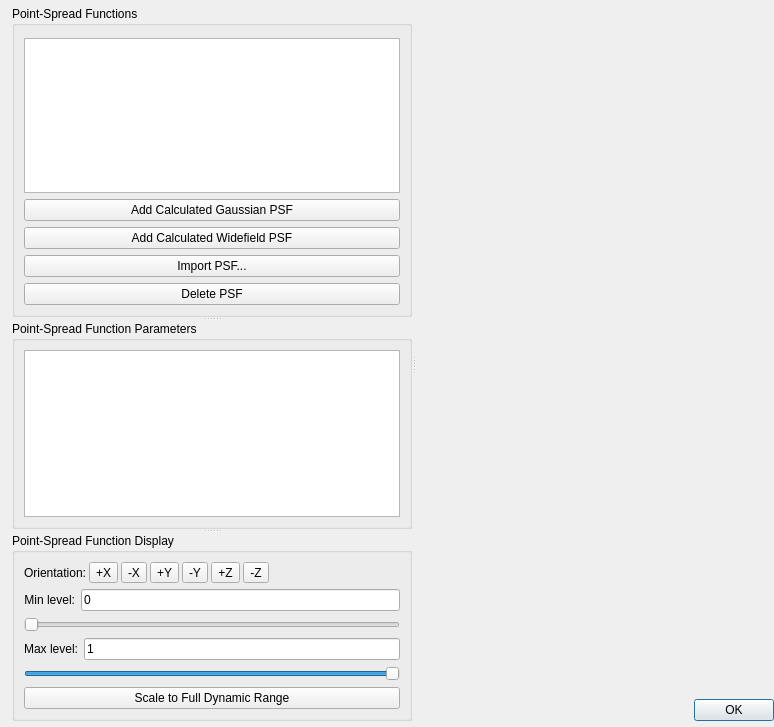
<?xml version="1.0" encoding="UTF-8"?>
<ui version="4.0">
 <class>PSFEditorDialog</class>
 <widget class="QDialog" name="PSFEditorDialog">
  <property name="geometry">
   <rect>
    <x>0</x>
    <y>0</y>
    <width>774</width>
    <height>727</height>
   </rect>
  </property>
  <property name="windowTitle">
   <string>Point-Spread Function Editor</string>
  </property>
  <layout class="QVBoxLayout" name="verticalLayout_5">
   <property name="leftMargin">
    <number>12</number>
   </property>
   <property name="topMargin">
    <number>6</number>
   </property>
   <property name="rightMargin">
    <number>0</number>
   </property>
   <property name="bottomMargin">
    <number>6</number>
   </property>
   <item>
    <widget class="QSplitter" name="gui_WindowSplitter">
     <property name="orientation">
      <enum>Qt::Horizontal</enum>
     </property>
     <widget class="QWidget" name="gui_ControlPanel" native="true">
      <property name="sizePolicy">
       <sizepolicy hsizetype="Minimum" vsizetype="Preferred">
        <horstretch>0</horstretch>
        <verstretch>0</verstretch>
       </sizepolicy>
      </property>
      <property name="maximumSize">
       <size>
        <width>400</width>
        <height>16777215</height>
       </size>
      </property>
      <layout class="QVBoxLayout" name="verticalLayout_2">
       <property name="margin">
        <number>0</number>
       </property>
       <item>
        <widget class="QSplitter" name="gui_ControlPanelSplitter">
         <property name="orientation">
          <enum>Qt::Vertical</enum>
         </property>
         <widget class="QGroupBox" name="gui_PSFListGroupBox">
          <property name="maximumSize">
           <size>
            <width>400</width>
            <height>16777215</height>
           </size>
          </property>
          <property name="title">
           <string>Point-Spread Functions</string>
          </property>
          <layout class="QVBoxLayout" name="verticalLayout_3">
           <property name="spacing">
            <number>-1</number>
           </property>
           <property name="topMargin">
            <number>12</number>
           </property>
           <item>
            <widget class="QListView" name="gui_PSFListView"/>
           </item>
           <item>
            <widget class="QPushButton" name="gui_AddCalculatedGaussianPSFButton">
             <property name="text">
              <string>Add Calculated Gaussian PSF</string>
             </property>
            </widget>
           </item>
           <item>
            <widget class="QPushButton" name="gui_AddCalculatedWidefieldPSFButton">
             <property name="text">
              <string>Add Calculated Widefield PSF</string>
             </property>
            </widget>
           </item>
           <item>
            <widget class="QPushButton" name="gui_ImportPSFButton">
             <property name="text">
              <string>Import PSF...</string>
             </property>
            </widget>
           </item>
           <item>
            <widget class="QPushButton" name="gui_DeletePSFButton">
             <property name="text">
              <string>Delete PSF</string>
             </property>
            </widget>
           </item>
          </layout>
         </widget>
         <widget class="QGroupBox" name="gui_PSFParametersGroupBox">
          <property name="sizePolicy">
           <sizepolicy hsizetype="Maximum" vsizetype="Preferred">
            <horstretch>0</horstretch>
            <verstretch>0</verstretch>
           </sizepolicy>
          </property>
          <property name="minimumSize">
           <size>
            <width>0</width>
            <height>0</height>
           </size>
          </property>
          <property name="maximumSize">
           <size>
            <width>400</width>
            <height>16777215</height>
           </size>
          </property>
          <property name="title">
           <string>Point-Spread Function Parameters</string>
          </property>
          <layout class="QVBoxLayout" name="verticalLayout_4">
           <item>
            <widget class="QTableView" name="gui_PSFParametersView">
             <property name="sizePolicy">
              <sizepolicy hsizetype="Minimum" vsizetype="Expanding">
               <horstretch>0</horstretch>
               <verstretch>0</verstretch>
              </sizepolicy>
             </property>
             <property name="autoScrollMargin">
              <number>4</number>
             </property>
             <property name="alternatingRowColors">
              <bool>true</bool>
             </property>
             <property name="selectionMode">
              <enum>QAbstractItemView::NoSelection</enum>
             </property>
             <attribute name="horizontalHeaderDefaultSectionSize">
              <number>160</number>
             </attribute>
             <attribute name="horizontalHeaderStretchLastSection">
              <bool>true</bool>
             </attribute>
             <attribute name="verticalHeaderVisible">
              <bool>false</bool>
             </attribute>
             <attribute name="verticalHeaderDefaultSectionSize">
              <number>16</number>
             </attribute>
             <attribute name="verticalHeaderDefaultSectionSize">
              <number>16</number>
             </attribute>
             <attribute name="horizontalHeaderStretchLastSection">
              <bool>true</bool>
             </attribute>
             <attribute name="horizontalHeaderDefaultSectionSize">
              <number>160</number>
             </attribute>
            </widget>
           </item>
          </layout>
         </widget>
         <widget class="QGroupBox" name="groupBox">
          <property name="title">
           <string>Point-Spread Function Display</string>
          </property>
          <layout class="QVBoxLayout" name="verticalLayout_6">
           <item>
            <widget class="QWidget" name="widget_2" native="true">
             <property name="sizePolicy">
              <sizepolicy hsizetype="Preferred" vsizetype="Maximum">
               <horstretch>0</horstretch>
               <verstretch>0</verstretch>
              </sizepolicy>
             </property>
             <layout class="QHBoxLayout" name="horizontalLayout">
              <property name="spacing">
               <number>3</number>
              </property>
              <property name="margin">
               <number>0</number>
              </property>
              <item>
               <widget class="QLabel" name="gui_OrientationLabel">
                <property name="text">
                 <string>Orientation:</string>
                </property>
                <property name="alignment">
                 <set>Qt::AlignRight|Qt::AlignTrailing|Qt::AlignVCenter</set>
                </property>
               </widget>
              </item>
              <item>
               <widget class="QToolButton" name="gui_XPlusButton">
                <property name="text">
                 <string>+X</string>
                </property>
               </widget>
              </item>
              <item>
               <widget class="QToolButton" name="gui_XMinusButton">
                <property name="text">
                 <string>-X</string>
                </property>
               </widget>
              </item>
              <item>
               <widget class="QToolButton" name="gui_YPlusButton">
                <property name="text">
                 <string>+Y</string>
                </property>
               </widget>
              </item>
              <item>
               <widget class="QToolButton" name="gui_YMinusButton">
                <property name="text">
                 <string>-Y</string>
                </property>
               </widget>
              </item>
              <item>
               <widget class="QToolButton" name="gui_ZPlusButton">
                <property name="text">
                 <string>+Z</string>
                </property>
               </widget>
              </item>
              <item>
               <widget class="QToolButton" name="gui_ZMinusButton">
                <property name="text">
                 <string>-Z</string>
                </property>
               </widget>
              </item>
              <item>
               <spacer name="gui_HorizontalSpacer2">
                <property name="orientation">
                 <enum>Qt::Horizontal</enum>
                </property>
                <property name="sizeHint" stdset="0">
                 <size>
                  <width>0</width>
                  <height>20</height>
                 </size>
                </property>
               </spacer>
              </item>
             </layout>
            </widget>
           </item>
           <item>
            <widget class="QWidget" name="widget_3" native="true">
             <layout class="QHBoxLayout" name="horizontalLayout_2">
              <property name="margin">
               <number>0</number>
              </property>
              <item>
               <widget class="QLabel" name="gui_MinLevelLabel">
                <property name="sizePolicy">
                 <sizepolicy hsizetype="Minimum" vsizetype="Preferred">
                  <horstretch>0</horstretch>
                  <verstretch>0</verstretch>
                 </sizepolicy>
                </property>
                <property name="text">
                 <string>Min level:</string>
                </property>
                <property name="alignment">
                 <set>Qt::AlignRight|Qt::AlignTrailing|Qt::AlignVCenter</set>
                </property>
               </widget>
              </item>
              <item>
               <widget class="QLineEdit" name="gui_MinLevelEdit">
                <property name="text">
                 <string>0</string>
                </property>
               </widget>
              </item>
             </layout>
            </widget>
           </item>
           <item>
            <widget class="QSlider" name="gui_MinLevelSlider">
             <property name="sizePolicy">
              <sizepolicy hsizetype="Minimum" vsizetype="Fixed">
               <horstretch>0</horstretch>
               <verstretch>0</verstretch>
              </sizepolicy>
             </property>
             <property name="orientation">
              <enum>Qt::Horizontal</enum>
             </property>
            </widget>
           </item>
           <item>
            <widget class="QWidget" name="widget_4" native="true">
             <layout class="QHBoxLayout" name="horizontalLayout_3">
              <property name="margin">
               <number>0</number>
              </property>
              <item>
               <widget class="QLabel" name="gui_MaxLevelLabel">
                <property name="text">
                 <string>Max level:</string>
                </property>
                <property name="alignment">
                 <set>Qt::AlignRight|Qt::AlignTrailing|Qt::AlignVCenter</set>
                </property>
               </widget>
              </item>
              <item>
               <widget class="QLineEdit" name="gui_MaxLevelEdit">
                <property name="text">
                 <string>1</string>
                </property>
               </widget>
              </item>
             </layout>
            </widget>
           </item>
           <item>
            <widget class="QSlider" name="gui_MaxLevelSlider">
             <property name="value">
              <number>99</number>
             </property>
             <property name="orientation">
              <enum>Qt::Horizontal</enum>
             </property>
            </widget>
           </item>
           <item>
            <widget class="QPushButton" name="gui_RescaleButton">
             <property name="text">
              <string>Scale to Full Dynamic Range</string>
             </property>
            </widget>
           </item>
           <item>
            <spacer name="verticalSpacer">
             <property name="orientation">
              <enum>Qt::Vertical</enum>
             </property>
             <property name="sizeHint" stdset="0">
              <size>
               <width>20</width>
               <height>0</height>
              </size>
             </property>
            </spacer>
           </item>
          </layout>
         </widget>
        </widget>
       </item>
      </layout>
     </widget>
     <widget class="QWidget" name="widget" native="true">
      <layout class="QVBoxLayout" name="verticalLayout">
       <property name="margin">
        <number>0</number>
       </property>
       <item>
        <widget class="QVTKWidget" name="gui_PSFDisplayQvtkWidget" native="true">
         <property name="sizePolicy">
          <sizepolicy hsizetype="Expanding" vsizetype="Preferred">
           <horstretch>0</horstretch>
           <verstretch>0</verstretch>
          </sizepolicy>
         </property>
        </widget>
       </item>
       <item>
        <widget class="QDialogButtonBox" name="gui_ButtonBox">
         <property name="orientation">
          <enum>Qt::Horizontal</enum>
         </property>
         <property name="standardButtons">
          <set>QDialogButtonBox::Ok</set>
         </property>
        </widget>
       </item>
      </layout>
     </widget>
    </widget>
   </item>
  </layout>
 </widget>
 <customwidgets>
  <customwidget>
   <class>QVTKWidget</class>
   <extends>QWidget</extends>
   <header>QVTKWidget.h</header>
  </customwidget>
 </customwidgets>
 <resources/>
 <connections>
  <connection>
   <sender>gui_ButtonBox</sender>
   <signal>accepted()</signal>
   <receiver>PSFEditorDialog</receiver>
   <slot>accept()</slot>
   <hints>
    <hint type="sourcelabel">
     <x>248</x>
     <y>254</y>
    </hint>
    <hint type="destinationlabel">
     <x>157</x>
     <y>274</y>
    </hint>
   </hints>
  </connection>
  <connection>
   <sender>gui_ButtonBox</sender>
   <signal>rejected()</signal>
   <receiver>PSFEditorDialog</receiver>
   <slot>reject()</slot>
   <hints>
    <hint type="sourcelabel">
     <x>316</x>
     <y>260</y>
    </hint>
    <hint type="destinationlabel">
     <x>286</x>
     <y>274</y>
    </hint>
   </hints>
  </connection>
 </connections>
</ui>
